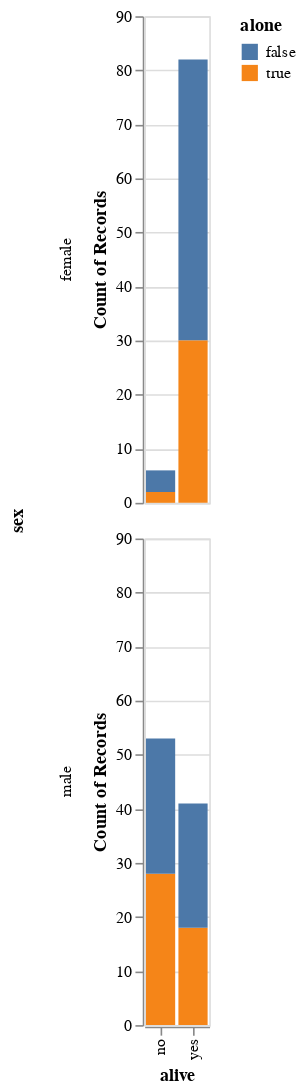

Notebook source saved alongside this figure:
### Markdown cell above
Create an Altair visualization that shows the same information as this groupby:

### Code cell
alt.Chart(titanic).mark_bar().encode(
    alt.X("alive"),
    alt.Y("count(*)"),
    alt.Color("alone"),
    alt.Row("sex")
)

### Figure 1 — Vega-Lite specification as saved in the notebook (floating-point values rounded to 4 significant figures; data arrays with more than 128 entries replaced by an {"elided": "..."} marker saying what was removed)
{"$schema": "https://vega.github.io/schema/vega-lite/v1.2.1.json", "data": {"values": {"elided": "182 records"}}, "encoding": {"color": {"field": "alone", "type": "nominal"}, "row": {"field": "sex", "type": "nominal"}, "x": {"field": "alive", "type": "nominal"}, "y": {"aggregate": "count", "field": "*"}}, "mark": "bar"}
